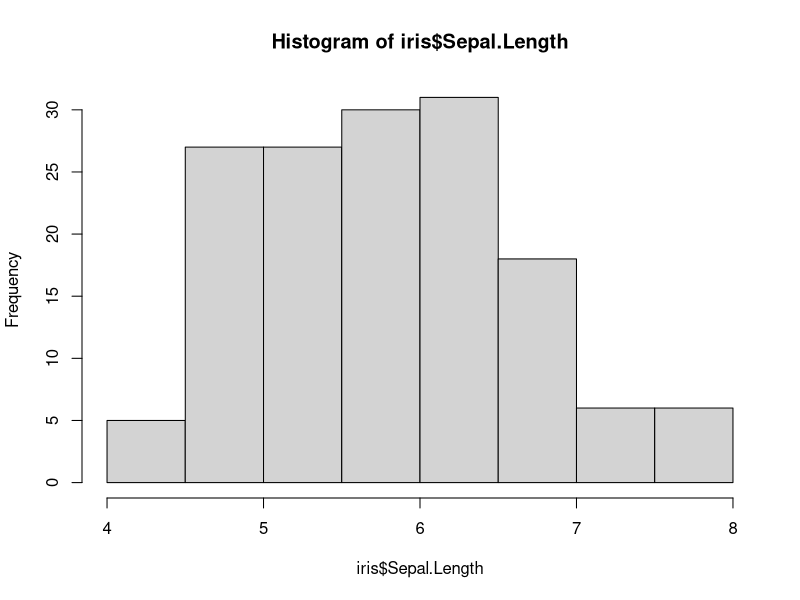
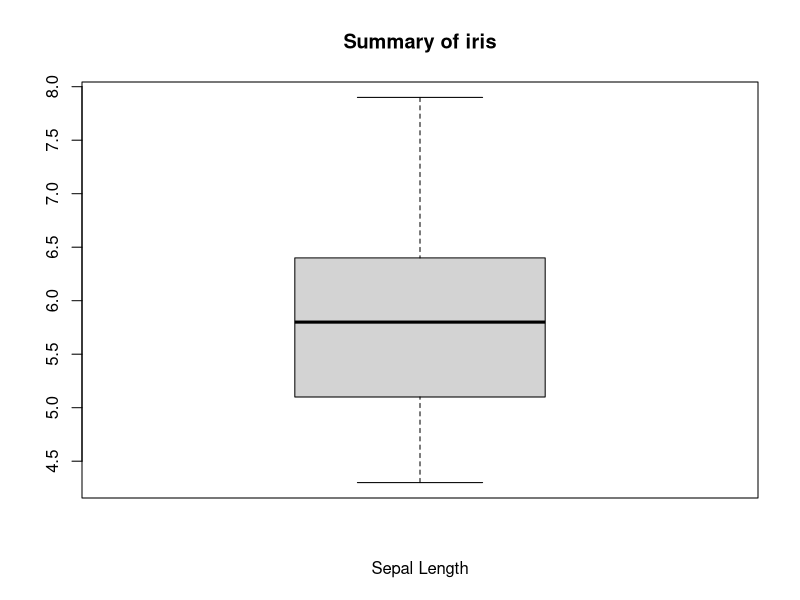
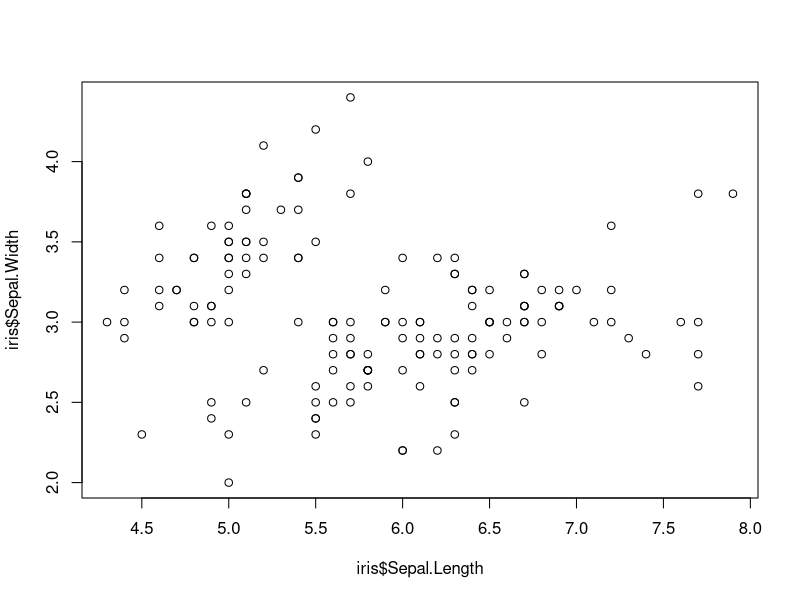
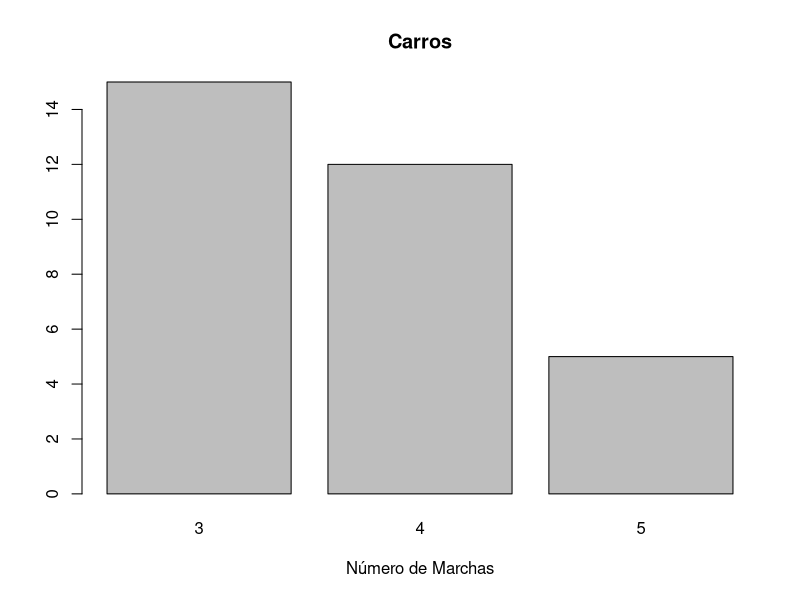
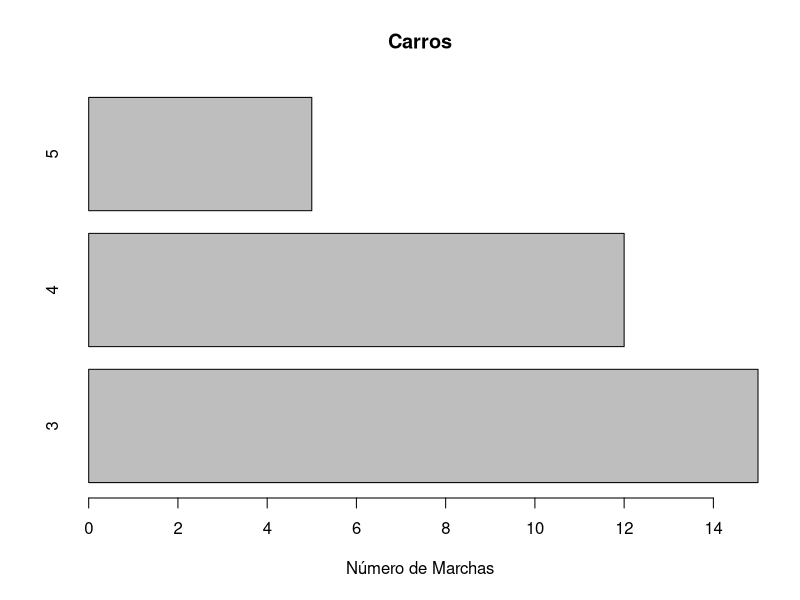
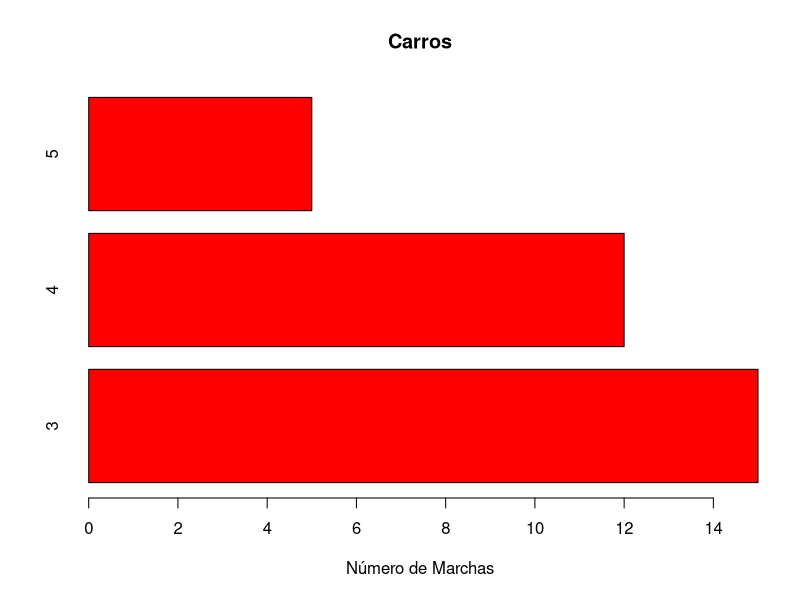
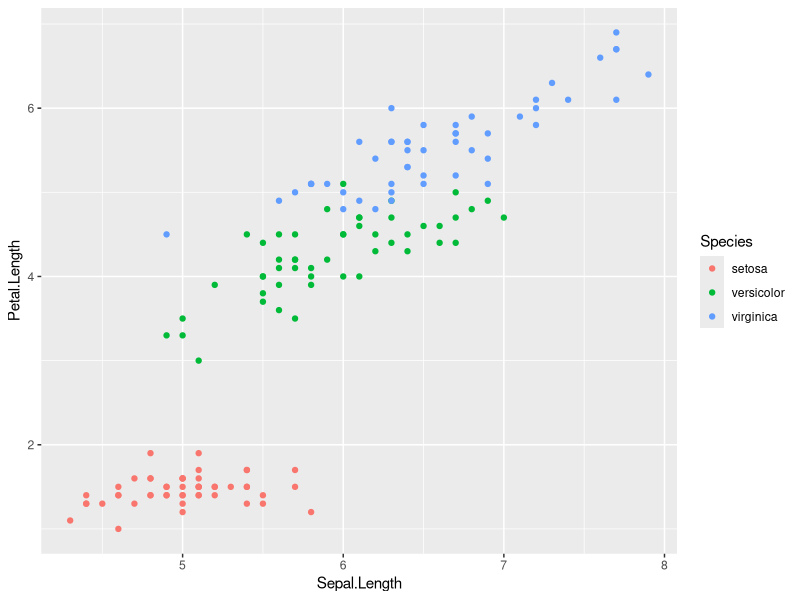
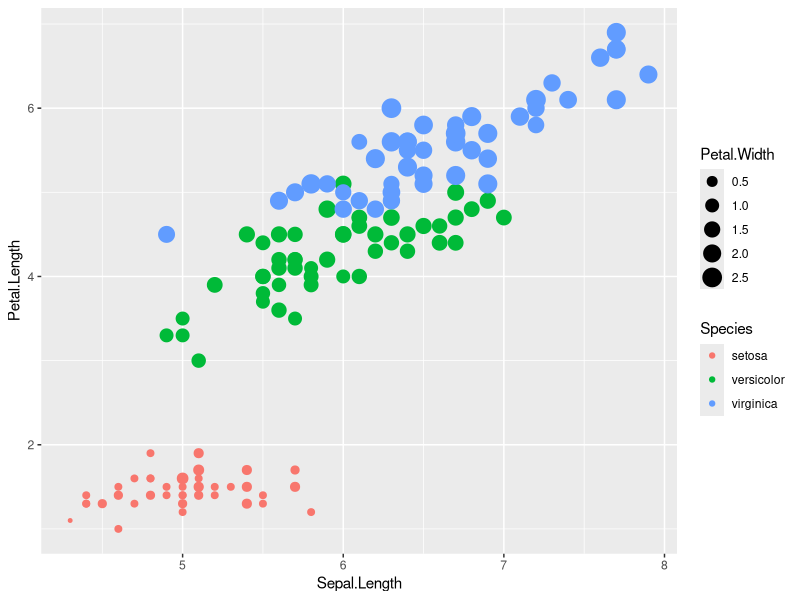

Write R code to recreate these figures, in order.
###############################################################
#################### EDA ####################
##### (1) Pode explorar a distribuição de 1 variável
##### (2) Pode explorar a relação entre 2 variáveis

data(iris)
names(iris)
summary(iris)

## examina a distribuição de dados de uma variável quantitativa

hist(iris$Sepal.Length) # distribution of a varaibles

boxplot(iris$Sepal.Length,main="Summary of iris",xlab="Sepal Length")

#dataviz de estatísticas descritivas
#relação entre 2 variáveis quantitativas
plot(iris$Sepal.Length,iris$Sepal.Width)

# PLOTAGEM CATEGÓRICA ou ENUMERAGEM (TABELA) DE VARIÁVEIS

data(mtcars)
names(mtcars)
str(mtcars)
counts <- table(mtcars$gear)
counts
barplot(counts, main="Carros", xlab="Número de Marchas")

barplot(counts, main="Carros", xlab="Número de Marchas",horiz=TRUE)

barplot(counts, main="Carros", xlab="Número de Marchas",horiz=TRUE,col="red")


## Visualização de dados aprimorada

library(ggplot2)

# relação entre comprimento e largura da Sépala de 3 espécies diferentes
qplot(Sepal.Length, Petal.Length, data = iris,color = Species)

# Vemos que as flores de Iris setosa têm as pétalas mais estreitas.
qplot(Sepal.Length, Petal.Length, data = iris, color = Species, size = Petal.Width)

### Adicionando rótulos ao gráfico

qplot(Sepal.Length, Petal.Length, data = iris, color = Species,
      xlab = "Comprimento da Sépala", ylab = "Comprimento da pétala",
      main = "Comprimento da sépala x da pétala no conjunto de dados Íris")

qplot(Sepal.Length, Petal.Length, data = iris, geom = "line", color = Species) #line plot

########################GGPLOT#####################

## use ggplot para visualização
# Formato: ggplot(data = , aes(x =, y =, ...)) + geom_xxx()
# aes-> especificamos x,y
# geom-> Tipo de plotagem: se um histograma ou um  boxplot
ggplot(data = iris, aes(Sepal.Length, Sepal.Width)) + geom_point()

# diferenciar as espécies usando esquema de cores
ggplot(data = iris, aes(Sepal.Length, Sepal.Width)) + geom_point(aes(colour = (Species)))
# ou
ggplot(iris, aes(x = Sepal.Length, y = Sepal.Width, shape = Species)) + geom_point()

## (1) só podemos especificar cores e formas em variáveis do tipo "fator"
## (2) Fatores: números que representam valores categóricos
## (3) A função "fator" transforma qualquer número em uma representação qualitativa

str(mtcars)

#use mtcars como fator de visualização
ggplot(mtcars, aes(x = mpg, y = wt, colour = factor(gear))) + geom_point()

#histograma
ggplot(iris, aes(x = Sepal.Length)) + geom_histogram()

ggplot(iris, aes(x = Sepal.Length, fill = Species)) + geom_histogram()

#boxplot
ggplot(iris, aes(x = Species, y = Sepal.Length)) +geom_boxplot()

#visualizar a relação entre as diferentes variáveis para as 3 espécies
ggplot(data = iris, aes(Sepal.Length, Sepal.Width)) + geom_point() + facet_grid(. ~ Species) + geom_smooth(method = "lm")


